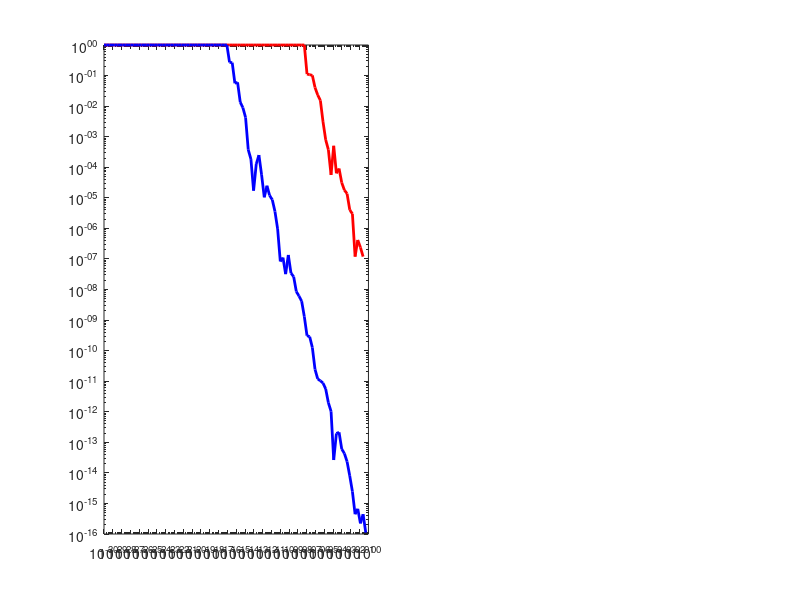

The MATLAB source for this figure: (Note: this script raises an error after producing the figure.)
%***************************************************
% Script per confrontare BASIC Single vs Double
% nell'espressione y = ((1+x)-1)/x
%***************************************************
clear all
clc

fprintf('=== CONFRONTO BASIC SINGLE vs BASIC DOUBLE ===\n\n');

% Vettore di valori di x da testare
x_values = [1, 0.1, 0.01, 1e-3, 1e-4, 1e-5, 1e-6, 1e-7, 1e-8, 1e-9, ...
    1e-10, 1e-15, 1e-20, 1e-25, 1e-30];

fprintf('%-12s | %-15s | %-15s | %-15s | %-15s\n', ...
    'x', 'y (single)', 'y (double)', 'E_Alg (single)', 'E_Alg (double)');
fprintf('%s\n', repmat('-', 1, 85));

for i = 1:length(x_values)
    x = x_values(i);

    % BASIC SINGLE
    x_s = single(x);
    y_s = ((single(1) + x_s) - single(1)) / x_s;
    e_alg_s = abs((double(y_s) - 1) / 1);

    % BASIC DOUBLE
    x_d = x;
    y_d = ((1 + x_d) - 1) / x_d;
    e_alg_d = abs((y_d - 1) / 1);

    % Stampa risultati
    fprintf('%-12.2e | %-15.8e | %-15.8e | %-15.8e | %-15.8e\n', ...
        x, y_s, y_d, e_alg_s, e_alg_d);
end

fprintf('\n=== ANALISI CRITICA ===\n');
fprintf('U_single = %.8e (≈ 2^-24)\n', eps('single'));
fprintf('U_double = %.8e (≈ 2^-53)\n', eps('double'));

fprintf('\n--- Valori Finiti Esatti in Base 2 ---\n');
% Test con valori che hanno rappresentazione esatta
x_exact = [0.5, 0.25, 0.125, 0.0625, 2^-10, 2^-15, 2^-20, 2^-25];

fprintf('\n%-12s | %-15s | %-15s | %-15s | %-15s\n', ...
    'x (potenza 2)', 'y (single)', 'y (double)', 'E_Alg (single)', 'E_Alg (double)');
fprintf('%s\n', repmat('-', 1, 85));

for i = 1:length(x_exact)
    x = x_exact(i);

    % BASIC SINGLE
    x_s = single(x);
    y_s = ((single(1) + x_s) - single(1)) / x_s;
    e_alg_s = abs((double(y_s) - 1) / 1);

    % BASIC DOUBLE
    x_d = x;
    y_d = ((1 + x_d) - 1) / x_d;
    e_alg_d = abs((y_d - 1) / 1);

    fprintf('%-12.2e | %-15.8e | %-15.8e | %-15.8e | %-15.8e\n', ...
        x, y_s, y_d, e_alg_s, e_alg_d);
end

fprintf('\n=== ZONE CRITICHE ===\n');
fprintf('1. x > 1        : Risultato CORRETTO (no problemi)\n');
fprintf('2. U < x < 1    : Risultato CORRETTO (x preservato in 1+x)\n');
fprintf('3. x ≈ U        : ZONA CRITICA (inizia cancellazione)\n');
fprintf('4. x < U        : Risultato ERRATO (y = 0, cancellazione totale)\n');

% Grafico comparativo
figure('Position', [100, 100, 1200, 500]);

% Subplot 1: Errore algoritmico in scala log
subplot(1,2,1);
x_plot = logspace(-30, 0, 100);
e_alg_single = zeros(size(x_plot));
e_alg_double = zeros(size(x_plot));

for i = 1:length(x_plot)
    x = x_plot(i);

    % Single
    x_s = single(x);
    y_s = ((single(1) + x_s) - single(1)) / x_s;
    e_alg_single(i) = abs((double(y_s) - 1) / 1);

    % Double
    y_d = ((1 + x) - 1) / x;
    e_alg_double(i) = abs((y_d - 1) / 1);
end

loglog(x_plot, e_alg_single, 'r-', 'LineWidth', 2, 'DisplayName', 'Single');
hold on;
loglog(x_plot, e_alg_double, 'b-', 'LineWidth', 2, 'DisplayName', 'Double');
xline(eps('single'), 'r--', 'U_{single}', 'LineWidth', 1.5, 'LabelOrientation', 'horizontal');
xline(eps('double'), 'b--', 'U_{double}', 'LineWidth', 1.5, 'LabelOrientation', 'horizontal');
grid on;
xlabel('x');
ylabel('E_{Alg}');
title('Errore Algoritmico: Single vs Double');
legend('Location', 'northwest');

% Subplot 2: Valore di y
subplot(1,2,2);
y_single = zeros(size(x_plot));
y_double = zeros(size(x_plot));

for i = 1:length(x_plot)
    x = x_plot(i);

    % Single
    x_s = single(x);
    y_single(i) = ((single(1) + x_s) - single(1)) / x_s;

    % Double
    y_double(i) = ((1 + x) - 1) / x;
end

semilogx(x_plot, y_single, 'r-', 'LineWidth', 2, 'DisplayName', 'Single');
hold on;
semilogx(x_plot, y_double, 'b-', 'LineWidth', 2, 'DisplayName', 'Double');
yline(1, 'k--', 'Valore Esatto', 'LineWidth', 1.5);
xline(eps('single'), 'r--', 'LineWidth', 1.5);
xline(eps('double'), 'b--', 'LineWidth', 1.5);
grid on;
xlabel('x');
ylabel('y = ((1+x)-1)/x');
title('Valore Calcolato: Single vs Double');
legend('Location', 'southwest');
ylim([-0.5, 1.5]);